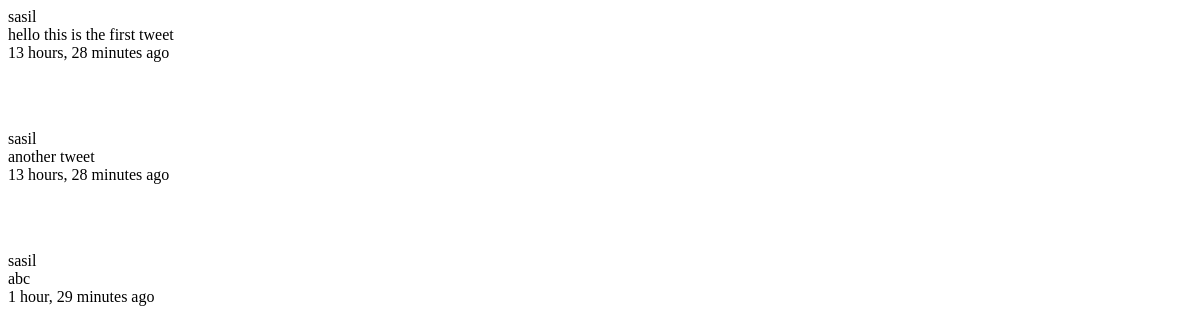
Page /tweet/ on the earlier database version.
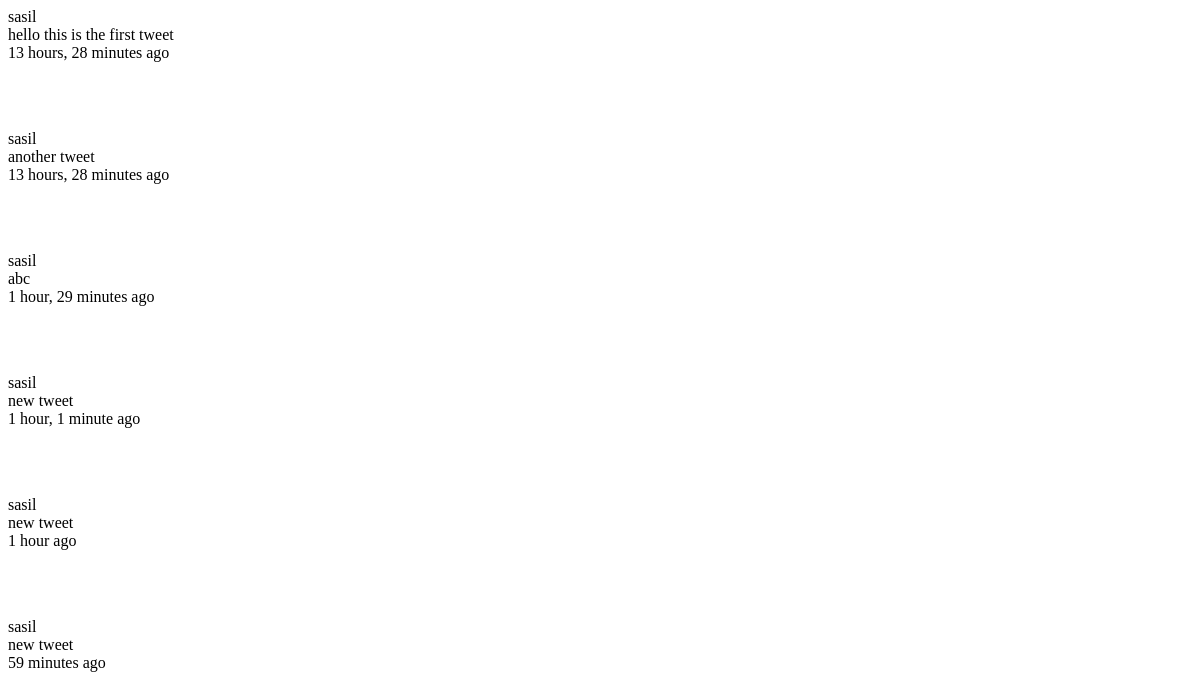
Same page on the later database version.
### tweets/models.py (models this page shows, shortened)
class Tweet(models.Model):
  user = models.ForeignKey(settings.AUTH_USER_MODEL )
  content = models.CharField(max_length=140, validators=[validate_content])
  updated = models.DateTimeField(auto_now=True)
  timestamp = models.DateTimeField(auto_now_add=True)

### tweets/views.py (the view)
class TweetListView(ListView):
    queryset = Tweet.objects.all()
    def get_context_data(self, *args, **kwargs):
      context = super(TweetListView, self).get_context_data(*args, **kwargs)
      return context

### tweets/templates/tweets/tweet_list.html
{% for object in object_list %}
  <p>{{ object.user }} <br>
  {{ object.content }} <br>
  {{ object.timestamp|timesince }} ago <p> <br> <br>
{% empty %}
<p> No tweets yet </p>
{% endfor %}

Differences in the rows shown:
added Tweet: user "sasil", content "new tweet", timestamp "1 hour, 1 minute"
added Tweet: user "sasil", content "new tweet", timestamp "1 hour"
added Tweet: user "sasil", content "new tweet", timestamp "59 minutes"
